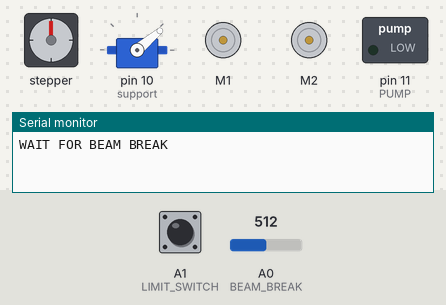
A sketch run on a simulated Arduino Uno, built with avr-gcc and run on an emulated ATmega328P. Shown: stepper motor, servo, 2 × DC motor (green arrow = forward, orange = backward, longer = faster), switched loads named in the sketch (green lamp = pin HIGH), the last lines printed to the serial monitor. Wiring (inferred from the names in the program): stepper motor driver (200 steps per turn assumed): step pin 9; direction pin 3. The inputs (shaded band) are chosen by the test bench; at power-on: A0 (BEAM_BREAK) = 512, A1 (LIMIT_SWITCH) LOW. Pins used as bus, display or sensor lines are not drawn.

Above: at 1.2 s.
1.3 s: A0 (BEAM_BREAK) set to 0
2.8 s: A1 (LIMIT_SWITCH) pulled HIGH for 3.2 s
At 6.3 s:
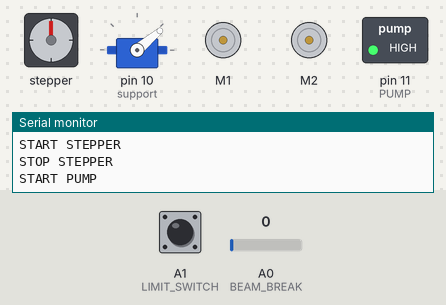
At 8.6 s:
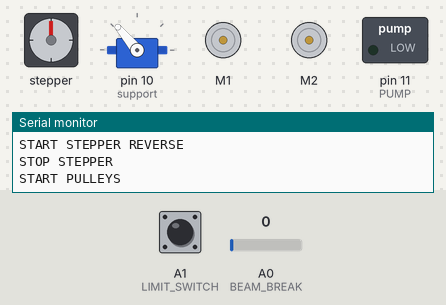
Timing chart, 0 to 16.9 s (numbered marks = the images above; inputs shaded):
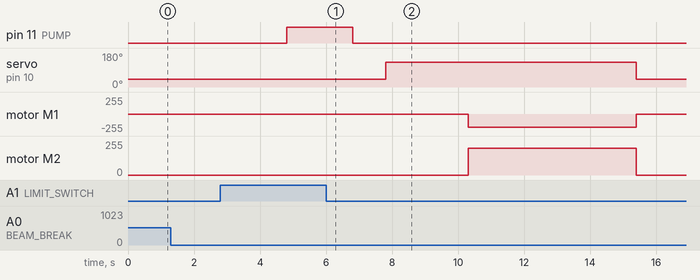

Measured:
- after the input at 2.8 s, stepper: stays 0° (without the input it goes to 1° after 1.5 s); servo on pin 10 (support): 40° → 130° after 5.0 s instead of 11.1 s; motor M1: stopped → backward 199/255 after 7.5 s instead of 13.6 s; motor M2: stopped → forward 199/255 after 7.5 s instead of 13.6 s

The sketch:

ArduinoCode.ino
```cpp
#include <RedBot.h>
#include <Servo.h>

RedBotMotors motors;
RedBotEncoder encoder = RedBotEncoder(A4, A5);
Servo support;
const int SUPPORT_DROP_ANGLE = 130;
const int SUPPORT_HOLD_ANGLE = 40;

const int MOTOR_SPEED = 200;
const int MOTOR_SPEED_LOW = 80;
const int MOTOR_TURNS = 10;
const int countsPerRev = 192;   // 4 pairs of N-S x 48:1 gearbox = 192 ticks per wheel rev

const int DIR = 3;
const int STEP = 9;
const int MAX_STEPS = 3000;
const int PUMP = 11;
const int BEAM_BREAK = A0; // works consistently at 15 inches
// if analogRead(BEAM_BREAK) > 100 then beam is definitely connected
// if analogRead(BEAM_BREAK) < 100 then beam is probably broken
// should make it <30 to know for sure it is broken
bool beamHasConnected = false;
const int LIMIT_SWITCH = A1;
const int LEFT_ENCODER = A4;
const int RIGHT_ENCODER = A5;


void setup() {

  Serial.begin(9600);
  pinMode(DIR, OUTPUT);
  pinMode(STEP, OUTPUT);
  pinMode(PUMP, OUTPUT);
  support.attach(10);
  Serial.println("WAIT FOR BEAM BREAK");


}

void loop() {
  support.write(SUPPORT_HOLD_ANGLE);
  if (analogRead(BEAM_BREAK > 30)) {
    beamHasConnected=true;
  }
  if (analogRead(BEAM_BREAK) < 4 && beamHasConnected) {
  beamHasConnected = false;
  Serial.println("DELAY FOR USER SAFETY");
  delay(3000);
  Serial.println("START STEPPER");
  int delayTime = 500;
  int steps = 0;
  digitalWrite(DIR, HIGH);
  while (digitalRead(LIMIT_SWITCH) == LOW && steps < MAX_STEPS) {
    digitalWrite(STEP, HIGH);
    delayMicroseconds(delayTime);
    digitalWrite(STEP, LOW);
    delayMicroseconds(delayTime);
    steps++;
  }
  Serial.println("STOP STEPPER");
  delay(500);
  Serial.println("START PUMP");
  digitalWrite(PUMP, HIGH);
  delay(2000);
  Serial.println("STOP PUMP");
  digitalWrite(PUMP, LOW);
  delay(500);

  Serial.println("START STEPPER REVERSE");
  digitalWrite(DIR, LOW);
  while (steps > 0) {
    digitalWrite(STEP, HIGH);
    delayMicroseconds(delayTime);
    digitalWrite(STEP, LOW);
    delayMicroseconds(delayTime);
    steps--;
  }
  Serial.println("STOP STEPPER");
  delay(500);
  Serial.println("START PULLEYS");
  // Not encoder using code
  //motors.brake();
  motors.stop();
  support.write(SUPPORT_DROP_ANGLE);
  delay(500);
  support.detach();
  delay(2000);

  motors.rightMotor(MOTOR_SPEED);
  motors.leftMotor(MOTOR_SPEED);
  int stopCount = 0;
  while (digitalRead(LIMIT_SWITCH) == LOW && stopCount < 100) {
    stopCount++;
    delay(50);
  }
  support.attach(10);
  delay(100);
  support.write(SUPPORT_HOLD_ANGLE);
  motors.stop();
  delay(1000);

  /* ENCODER USING CODE
  while (encoder.getTicks(RIGHT)<=MOTOR_TURNS*countsPerRev && encoder.getTicks(LEFT)<=MOTOR_TURNS*countsPerRev) {
    motors.rightMotor(MOTOR_SPEED);
    motors.leftMotor(MOTOR_SPEED);
  }
  motors.brake();
  Serial.println("PAUSE PULLEYS");
  encoder.clearEnc(RIGHT);
  encoder.clearEnc(LEFT);
  delay(500);
  Serial.println("REVERSE PULLEYS");
  while (encoder.getTicks(RIGHT)>= -MOTOR_TURNS*countsPerRev && encoder.getTicks(LEFT)>= -MOTOR_TURNS*countsPerRev) {
    motors.rightMotor(-MOTOR_SPEED);
    motors.leftMotor(-MOTOR_SPEED);
  }
  Serial.println("STOP PULLEYS");
  motors.brake();
  encoder.clearEnc(RIGHT);
  encoder.clearEnc(LEFT);
  */
  Serial.println("WAIT FOR BEAM BREAK");


  }

  delay(10);

}
```
